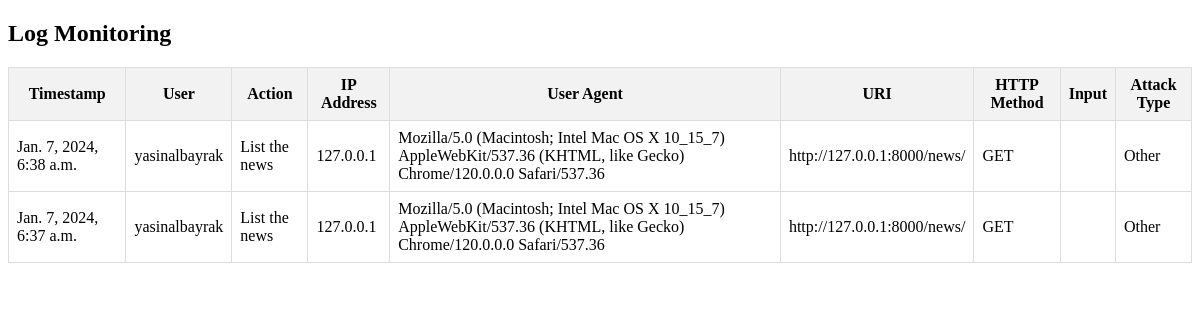
/logs/, run on an earlier commit of the app's database.
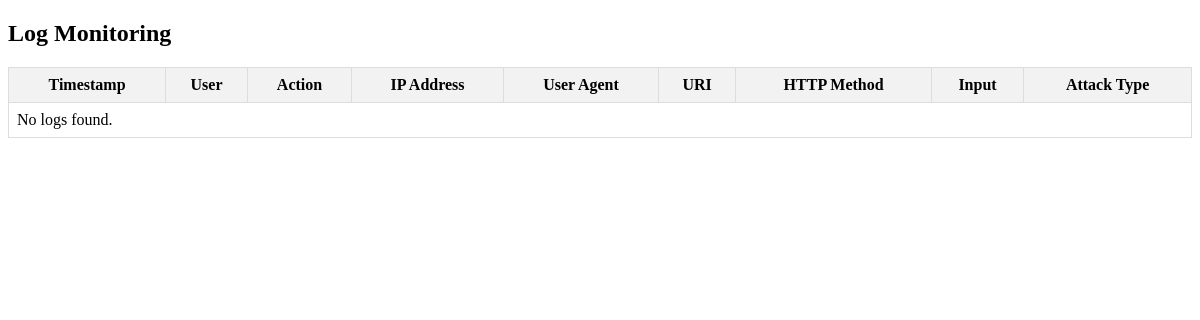
And on a later commit of the database.
### russianNews/models.py (models this page shows, shortened)
class LogEntry(models.Model):
    ATTACK_TYPES = [
        ('PS', 'Port Scan'),
        ('ID', 'Information Disclosure'),
        ('RCE', 'Remote Code Execution'),
        ('OTH', 'Other')
    ]
    created_at = models.DateTimeField(auto_now_add=True)
    user = models.ForeignKey(settings.AUTH_USER_MODEL, on_delete=models.SET_NULL, null=True, blank=True)
    action = models.CharField(max_length=255, null=True)
    ip_address = models.GenericIPAddressField(null=True)
    user_agent = models.TextField(null=True)
    absolute_uri = models.URLField(null=True)
    http_method = models.CharField(max_length=10, null=True)
    input = models.CharField(max_length=255, null=True)
    attackType = models.CharField(max_length=3, choices=ATTACK_TYPES, blank=True, null=True)

class User(AbstractBaseUser, PermissionsMixin):
    ADMIN = 'admin'
    USER = 'user'
    ROLE_CHOICES = [
        (ADMIN, 'Admin'),
        (USER, 'User'),
    ]
    firstname = models.CharField(max_length=100)
    lastname = models.CharField(max_length=100)
    username = models.CharField(max_length=100, unique=True)
    password = models.CharField(max_length=100)
    role = models.CharField(max_length=10, choices=ROLE_CHOICES, default=USER)
    is_active = models.BooleanField(default=True)
    is_staff = models.BooleanField(default=False)
    objects = UserManager()
    USERNAME_FIELD = 'username'
    REQUIRED_FIELDS = []
    groups = models.ManyToManyField(
        'auth.Group',
        verbose_name='groups',
        blank=True,
        related_name="user_set_custom",  # Custom related_name
        help_text='The groups this user belongs to. A user will get all permissions granted to each of their groups.',
    )
    user_permissions = models.ManyToManyField(
        'auth.Permission',
        verbose_name='user permissions',
        blank=True,
        related_name="user_set_custom",  # Custom related_name
        help_text='Specific permissions for this user.',
    )
    def __str__(self):
        return self.username
    class Meta:
        verbose_name = 'user'
        verbose_name_plural = 'users'

### russianNews/views.py (the view)
# urls.py: path('logs/', views.display_logs, name='display_logs'),
def display_logs(request):
    logs = LogEntry.objects.exclude(
        ip_address__isnull=True).order_by('-created_at')
    return render(request, 'logs_display.html', {'logs': logs})

### russianNews/templates/logs_display.html (shortened to what this page needs)
<!DOCTYPE html>
<html lang="en">
<head>
</head>
<body>
    <h2>Log Monitoring</h2>
    <table>
        <tr>
            <th>Timestamp</th>
            <th>User</th>
            <th>Action</th>
            <th>IP Address</th>
            <th>User Agent</th>
            <th>URI</th>
            <th>HTTP Method</th>
            <th>Input</th>
            <th>Attack Type</th>
        </tr>
        {% for log in logs %}
        <tr>
            <td>{{ log.created_at }}</td>
            <td>{{ log.user }}</td>
            <td>{{ log.action }}</td>
            <td>{{ log.ip_address }}</td>
            <td>{{ log.user_agent }}</td>
            <td>{{ log.absolute_uri }}</td>
            <td>{{ log.http_method }}</td>
            <td>{{ log.input }}</td>
            <td>{{ log.get_attackType_display }}</td>
        </tr>
        {% empty %}
        <tr>
            <td colspan="9">No logs found.</td>
        </tr>
        {% endfor %}
    </table>
</body>
</html>

What changed in the data, as far as the page shows it:
removed LogEntry: created_at "Jan. 7, 2024, 6:38 a.m.", user "yasinalbayrak", action "List the news", ip_address "127.0.0.1", user_agent "Mozilla/5.0 (Macintosh; Intel Mac OS X 10_15_7) AppleWebKit/537.36 (KHTML, like Gecko) Chrome/120.0.0.0 Safari/537.36", absolute_uri "http://127.0.0.1:8000/news/", http_method "GET", attackType "Other"
removed LogEntry: created_at "Jan. 7, 2024, 6:37 a.m.", user "yasinalbayrak", action "List the news", ip_address "127.0.0.1", user_agent "Mozilla/5.0 (Macintosh; Intel Mac OS X 10_15_7) AppleWebKit/537.36 (KHTML, like Gecko) Chrome/120.0.0.0 Safari/537.36", absolute_uri "http://127.0.0.1:8000/news/", http_method "GET", attackType "Other"
Also different on the page:
text now shown: "No logs found."
